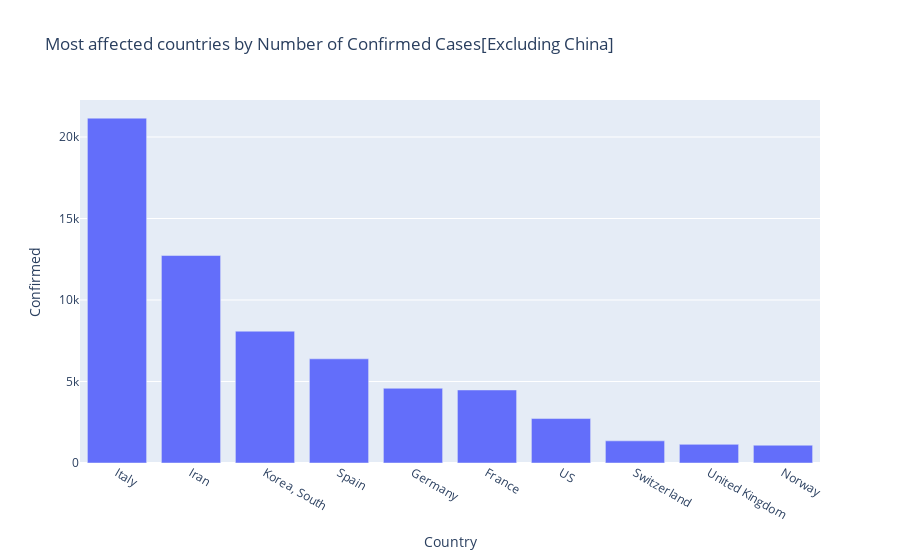

The cell this chart's notebook holds for it:
### Code cell
most_effected=data.groupby(['Country'],as_index=False)['Confirmed'].last().sort_values(by="Confirmed",ascending=False)[1:11]
fig=px.bar(most_effected,x="Country",y="Confirmed",title="Most affected countries by Number of Confirmed Cases[Excluding China]")
fig.show()

### Figure 1 — Plotly figure (JSON) as saved in the notebook; plotly's stock layout.template omitted (floating-point values rounded to 4 significant figures)
{"data": [{"alignmentgroup": "True", "hoverlabel": {"namelength": 0}, "hovertemplate": "Country=%{x}<br>Confirmed=%{y}", "legendgroup": "", "marker": {"color": "#636efa"}, "name": "", "offsetgroup": "", "orientation": "v", "showlegend": false, "textposition": "auto", "type": "bar", "x": ["Italy", "Iran", "Korea, South", "Spain", "Germany", "France", "US", "Switzerland", "United Kingdom", "Norway"], "xaxis": "x", "y": [21157, 12729, 8086, 6391, 4585, 4480, 2727, 1359, 1143, 1090], "yaxis": "y"}], "layout": {"barmode": "relative", "legend": {"tracegroupgap": 0}, "title": {"text": "Most affected countries by Number of Confirmed Cases[Excluding China]"}, "xaxis": {"anchor": "y", "domain": [0, 1], "title": {"text": "Country"}}, "yaxis": {"anchor": "x", "domain": [0, 1], "title": {"text": "Confirmed"}}}}
